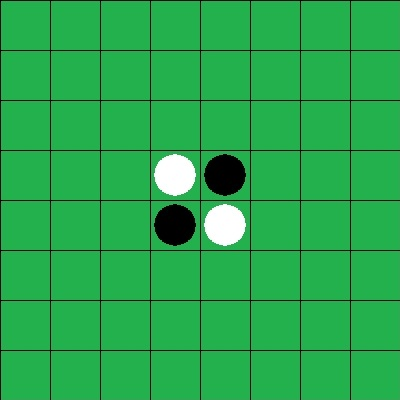
#> input picture flippy.jpg, 400 x 400 px
$ python getAffineTransform.py
#> lines starting #> are read from the running program, lines starting #| are printed output that depends on the picture
# import cv2
# import numpy as np
#
# img = cv2.imread('C:/py_vision/jim_sniper2.jpg', 0) # 이미지를 img변수에 입력한다.
# rows,cols = img.shape # 이미지의 행과, 열을 rows와 cols에 넣는다.
# angle = 0
# scale = 1
# while True:
#     scale = scale - 0.01
#     angle = angle + 10
#     print(scale)
#     if scale == -0.9900000000000014:
#         scale = 1
#
#     # M = cv2.getRotationMatrix2D((cols/2,rows/2),angle,1)
#     # 정답은 shrink빼고
#     M = cv2.getRotationMatrix2D((cols/2,rows/2),angle,scale)
#     # angle과 scale을 더하고 빼줌
#     dst = cv2.warpAffine(img, M, (cols,rows)) # translation된 dst변수
#     # shrink = cv2.resize(dst, None, fx=x_size, fy=y_size, interpolation=cv2.INTER_AREA)  # 이미지축소
#
#
#     cv2.imshow('dst',dst)
#     # cv2.waitKey(100)
#
#     k = cv2.waitKey(100) & 0xFF
#     # if x_size is 0:
#     #     break
#


import cv2
import numpy as np
from matplotlib import pyplot as plt

img = cv2.imread('flippy.jpg')
#> img is the input picture: shape (400, 400, 3); mean B, G, R 77.2, 168.2, 39.9
# img = cv2.circle(img,(50,50), 10, (255,0,0), -1)
# img = cv2.circle(img,(200,50), 10, (255,0,0), -1)
# img = cv2.circle(img,(50,200), 10, (255,0,0), -1)
rows,cols,ch = img.shape
#> rows = 400; cols = 400; ch = 3

pts1 = np.float32([[50,50],[200,50],[50,200]])
pts2 = np.float32([[10,100],[200,50],[100,250]])
#########################################################################
img = cv2.circle(img,(pts1[0][0],pts1[0][1]), 10, (255,0,0), -1)
img = cv2.circle(img,(pts1[1][0],pts1[1][1]), 10, (255,0,0), -1)
img = cv2.circle(img,(pts1[2][0],pts1[2][1]), 10, (255,0,0), -1)
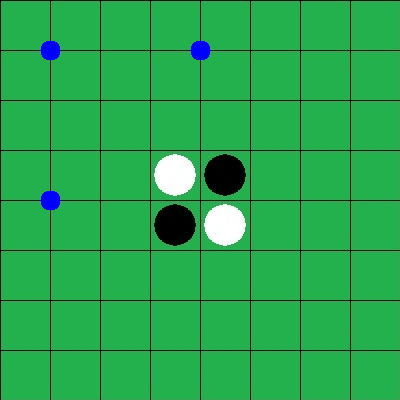
#> img: shape (400, 400, 3); mean B, G, R 78.3, 167.3, 39.6
#########################################################################
M = cv2.getAffineTransform(pts1,pts2)

dst = cv2.warpAffine(img,M,(cols,rows))
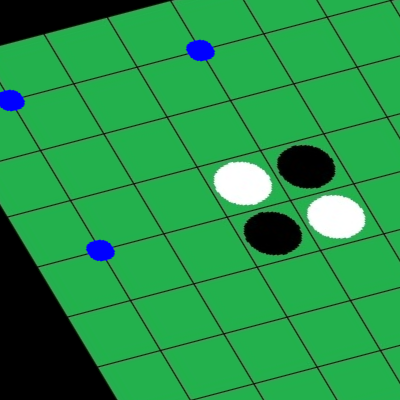
#> dst: shape (400, 400, 3); mean B, G, R 72.4, 150, 37.6

plt.subplot(121),plt.imshow(img),plt.title('Input')
plt.subplot(122),plt.imshow(dst),plt.title('Output')
plt.show()
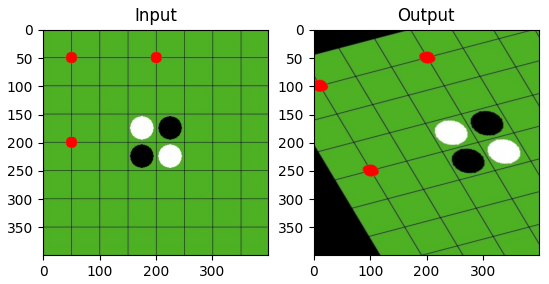
#> figure drawn by matplotlib, 2 panels; B, G, R data is drawn as R, G, B
